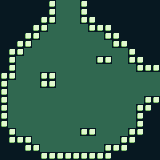

This is a level from a 2D game, rendered from its Tiled map with the project's own tilesets. A one-line summary and the complete map file follow:
An orthogonal 20x20 tile map with 8x8 px tiles, 1 tile layer (Tile Layer 1).

<map version="1.2" tiledversion="1.3.2" orientation="orthogonal" renderorder="right-down" compressionlevel="0" width="20" height="20" tilewidth="8" tileheight="8" infinite="0" nextlayerid="2" nextobjectid="1">
 <tileset firstgid="1" source="re-pear_tiled.tsx" />
 <layer id="1" name="Tile Layer 1" width="20" height="20">
  <data encoding="csv">
29,29,29,29,29,29,21,22,22,22,21,29,29,29,29,29,29,29,29,29,
29,29,29,29,29,29,21,22,22,22,21,29,29,29,29,29,29,29,29,29,
29,29,29,29,29,21,21,22,22,22,21,21,29,29,29,29,29,29,29,29,
29,29,29,29,21,21,22,22,22,22,22,21,21,21,29,29,29,29,29,29,
29,29,29,21,21,22,22,22,22,22,22,22,22,21,21,29,29,29,29,29,
29,29,21,21,22,22,22,22,22,22,22,22,22,22,21,21,29,29,29,29,
29,21,21,22,22,22,22,22,22,22,22,22,22,22,22,22,21,29,29,29,
29,21,22,22,22,22,22,22,22,22,22,22,21,21,22,22,21,21,29,29,
29,21,22,22,22,22,22,22,22,22,22,22,22,22,22,22,22,21,21,21,
21,21,22,22,22,21,21,22,22,22,22,22,22,22,22,22,22,22,22,22,
21,22,22,22,22,21,21,22,22,22,22,22,22,22,22,22,22,22,22,22,
21,22,22,22,22,22,22,22,22,22,22,22,22,22,22,22,22,22,22,22,
21,22,22,22,22,22,22,22,22,22,22,22,22,22,22,22,22,22,21,21,
21,22,22,22,22,22,22,22,22,22,22,22,22,22,22,22,22,21,21,29,
21,22,22,22,22,22,22,22,22,22,22,22,22,22,22,22,22,21,29,29,
21,22,22,22,22,22,22,22,22,22,22,22,22,22,22,22,22,21,29,29,
29,21,22,22,22,22,22,22,22,22,21,21,22,22,22,22,21,21,29,29,
29,21,21,21,22,22,22,22,22,22,22,22,22,22,22,21,21,29,29,29,
29,29,29,21,21,22,22,22,22,22,22,22,22,21,21,21,29,29,29,29,
29,29,29,29,29,21,21,21,21,21,21,21,21,21,29,29,29,29,29,29
</data>
 </layer>
</map>